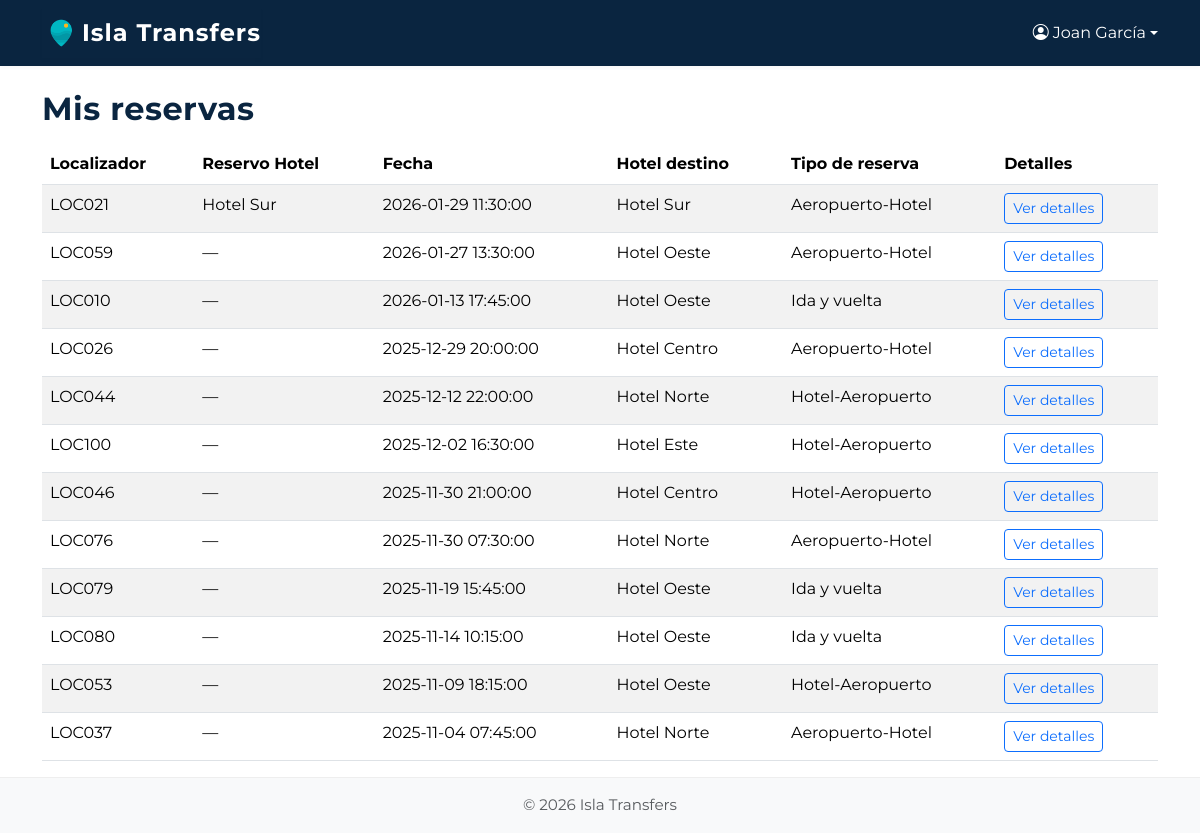
The page /user/misReservas (signed in) on the database its author committed.
### tables this page shows
CREATE TABLE `transfer_reservas` (
  `id_reserva` int(11) NOT NULL,
  `localizador` varchar(100) NOT NULL,
  `id_hotel` int(11) DEFAULT NULL COMMENT 'Es el hotel que realiza la reserva',
  `id_tipo_reserva` int(11) NOT NULL,
  `id_viajero` int(11) NOT NULL,
  `fecha_reserva` datetime NOT NULL,
  `fecha_modificacion` datetime NOT NULL,
  `id_destino` int(11) NOT NULL,
  `fecha_entrada` date NULL,
  `hora_entrada` time NULL,
  `numero_vuelo_entrada` varchar(50) NOT NULL,
  `origen_vuelo_entrada` varchar(50) NULL,
  `hora_vuelo_salida` time NULL,
  `fecha_vuelo_salida` date NULL,
  `num_viajeros` int(11) NOT NULL,
  `id_vehiculo` int(11) NOT NULL
);

CREATE TABLE `transfer_hoteles` (
  `id_hotel` int(11) NOT NULL,
  `nombre` varchar(100) DEFAULT NULL,
  `id_zona` int(11) DEFAULT NULL,
  `comision` int(11) DEFAULT NULL,
  `usuario` varchar(100) NOT NULL UNIQUE,
  `email` varchar(100) NOT NULL UNIQUE,
  `password` varchar(255) NOT NULL
);

CREATE TABLE `transfer_tipo_reservas` (
  `id_tipo_reserva` int(11) NOT NULL,
  `descripcion` varchar(100) NOT NULL
);

### core/Controller.php (called while the page is built, shortened)
<?php
class Controller
{
    public function view($view, $data = [])
    {
        extract($data);
        require __DIR__ . "/../app/views/$view.php";
    }
}

### app/controllers/UserController.php (called while the page is built, shortened)
<?php
class UserController extends Controller
{
    public function misReservas()
    {
        $reservaModel = $this->model('Reserva');
        $misReservas = $reservaModel->getByViajeroIdWithDetails($_SESSION['user_id']);
        $this->view('user/misReservas', [
            'reservas' => $misReservas
        ]);
    }
}

### html/index.php (called while the page is built, shortened)
<?php
$router = new Router();
$router->route();

### app/models/Reserva.php (called while the page is built, shortened)
<?php
class Reserva extends Model
{
    public function getByViajeroIdWithDetails($id_viajero)
    {
        $db = $this->db();
        $stmt = $db->prepare("
        SELECT r.*,
               h.nombre AS hotel_nombre,
               d.nombre AS destino_hotel,
               t.descripcion AS tipo_reserva_nombre
        FROM transfer_reservas r
        LEFT JOIN transfer_hoteles h ON r.id_hotel = h.id_hotel
        LEFT JOIN transfer_hoteles d ON r.id_destino = d.id_hotel
        LEFT JOIN transfer_tipo_reservas t ON r.id_tipo_reserva = t.id_tipo_reserva
        WHERE r.id_viajero = ?
        ORDER BY r.fecha_reserva DESC
    ");
        $stmt->execute([$id_viajero]);
        return $stmt->fetchAll(PDO::FETCH_ASSOC);
    }
}

### app/views/user/misReservas.php (the view, shortened to what this page needs)
<?php require __DIR__ . '/../components/header.php'; ?>
<?php require __DIR__ . '/../components/navbar.php'; ?>
<div class="container mt-4">
    <h2>Mis reservas</h2>
    <table class="table table-striped table-hover mt-3">
        <thead>
            <tr>
                <th>Localizador</th>
                <th>Reservo Hotel</th>
                <th>Fecha</th>
                <th>Hotel destino</th>
                <th>Tipo de reserva</th>
                <th>Detalles</th>
            </tr>
        </thead>
        <tbody>
            <?php if (empty($reservas)): ?>
                <tr>
                    <td colspan="6" class="text-center">No tienes reservas registradas.</td>
                </tr>
            <?php else: ?>
                <?php foreach ($reservas as $reserva): ?>
                    <tr>
                        <td><?= htmlspecialchars($reserva['localizador']) ?></td>
                        <td><?= htmlspecialchars($reserva['hotel_nombre'] ?? '—') ?></td>
                        <td><?= htmlspecialchars($reserva['fecha_reserva']) ?></td>
                        <td><?= htmlspecialchars($reserva['destino_hotel'] ?? '—') ?></td>
                        <td><?= htmlspecialchars($reserva['tipo_reserva_nombre'] ?? '—') ?></td>
                        <td>
                            <a href="/user/verDetallesReserva/<?= $reserva['id_reserva'] ?>" class="btn btn-sm btn-outline-primary me-1">
                                Ver detalles
                            </a>
                        </td>
                    </tr>
                <?php endforeach; ?>
            <?php endif; ?>
        </tbody>
    </table>
</div>
<?php require __DIR__ . '/../components/footer.php'; ?>

### html/css/custom.css (style rules this page uses)
:root { --color-principal: #00b7c2; --color-header: #0a2540; --color-texto: #333; --color-bg: #fff; --color-navbar-bg: #0a2540; --color-footer-bg: var(--color-gris); --color-footer-text: #888; --color-acento: #ff6b6b; --color-enfasis: #ffb81c; --color-neutro: #f6e7d8; --color-gris: #6b7280; --color-fondo: #fff; }
body { font-family: "Montserrat", Arial, sans-serif; background-color: var(--color-fondo); color: var(--color-texto); }
h1, h2, h3 { color: var(--color-header); font-weight: 700; letter-spacing: 0.5px; }

### rows shown on the page
transfer_reservas: localizador "LOC021", id_destino.nombre "Hotel Sur", fecha_reserva "2026-01-29 11:30:00", id_tipo_reserva.descripcion "Aeropuerto-Hotel"
transfer_reservas: localizador "LOC059", hotel_nombre "—", fecha_reserva "2026-01-27 13:30:00", id_destino.nombre "Hotel Oeste", id_tipo_reserva.descripcion "Aeropuerto-Hotel"
transfer_reservas: localizador "LOC010", hotel_nombre "—", fecha_reserva "2026-01-13 17:45:00", id_destino.nombre "Hotel Oeste", id_tipo_reserva.descripcion "Ida y vuelta"
transfer_reservas: localizador "LOC026", hotel_nombre "—", fecha_reserva "2025-12-29 20:00:00", id_destino.nombre "Hotel Centro", id_tipo_reserva.descripcion "Aeropuerto-Hotel"
transfer_reservas: localizador "LOC044", hotel_nombre "—", fecha_reserva "2025-12-12 22:00:00", id_destino.nombre "Hotel Norte", id_tipo_reserva.descripcion "Hotel-Aeropuerto"
transfer_reservas: localizador "LOC100", hotel_nombre "—", fecha_reserva "2025-12-02 16:30:00", id_destino.nombre "Hotel Este", id_tipo_reserva.descripcion "Hotel-Aeropuerto"
transfer_reservas: localizador "LOC046", hotel_nombre "—", fecha_reserva "2025-11-30 21:00:00", id_destino.nombre "Hotel Centro", id_tipo_reserva.descripcion "Hotel-Aeropuerto"
transfer_reservas: localizador "LOC076", hotel_nombre "—", fecha_reserva "2025-11-30 07:30:00", id_destino.nombre "Hotel Norte", id_tipo_reserva.descripcion "Aeropuerto-Hotel"
transfer_reservas: localizador "LOC079", hotel_nombre "—", fecha_reserva "2025-11-19 15:45:00", id_destino.nombre "Hotel Oeste", id_tipo_reserva.descripcion "Ida y vuelta"
transfer_reservas: localizador "LOC080", hotel_nombre "—", fecha_reserva "2025-11-14 10:15:00", id_destino.nombre "Hotel Oeste", id_tipo_reserva.descripcion "Ida y vuelta"
transfer_reservas: localizador "LOC053", hotel_nombre "—", fecha_reserva "2025-11-09 18:15:00", id_destino.nombre "Hotel Oeste", id_tipo_reserva.descripcion "Hotel-Aeropuerto"
transfer_reservas: localizador "LOC037", hotel_nombre "—", fecha_reserva "2025-11-04 07:45:00", id_destino.nombre "Hotel Norte", id_tipo_reserva.descripcion "Aeropuerto-Hotel"

### other values the page prints
$_SESSION['user_name'] "Joan García"
